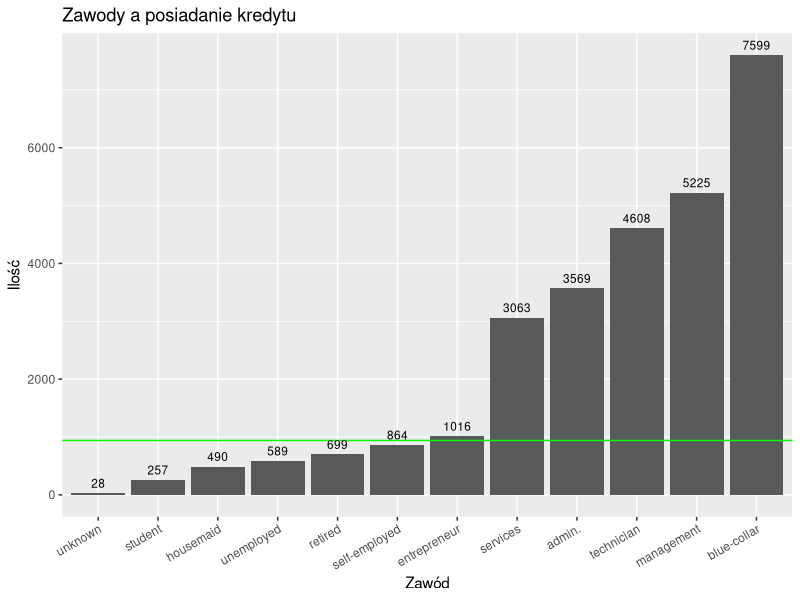
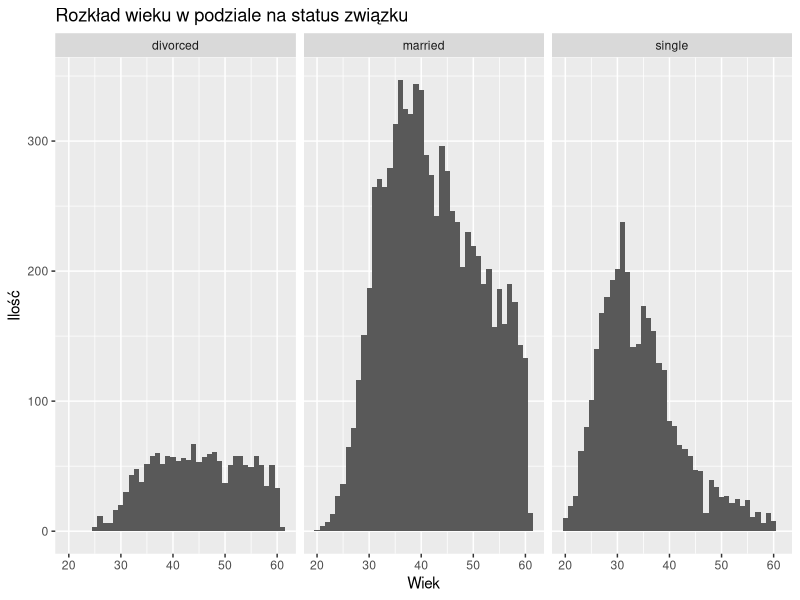
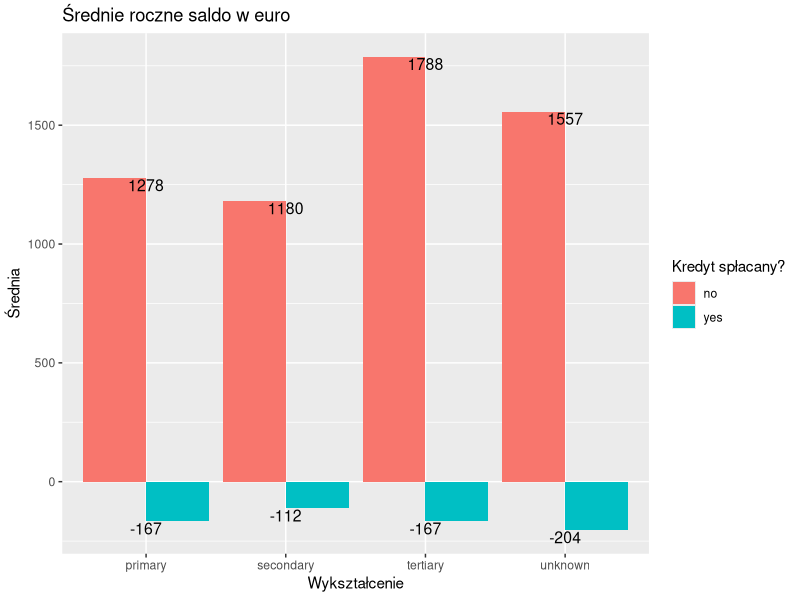
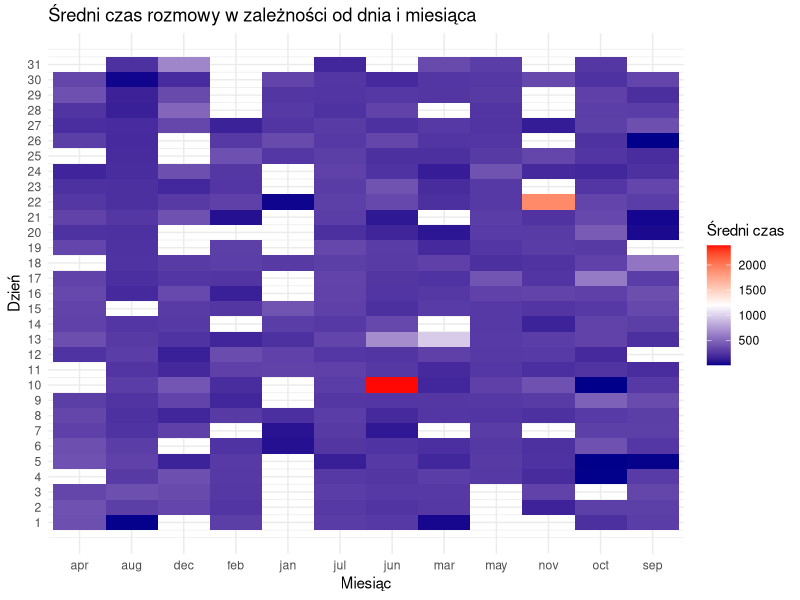
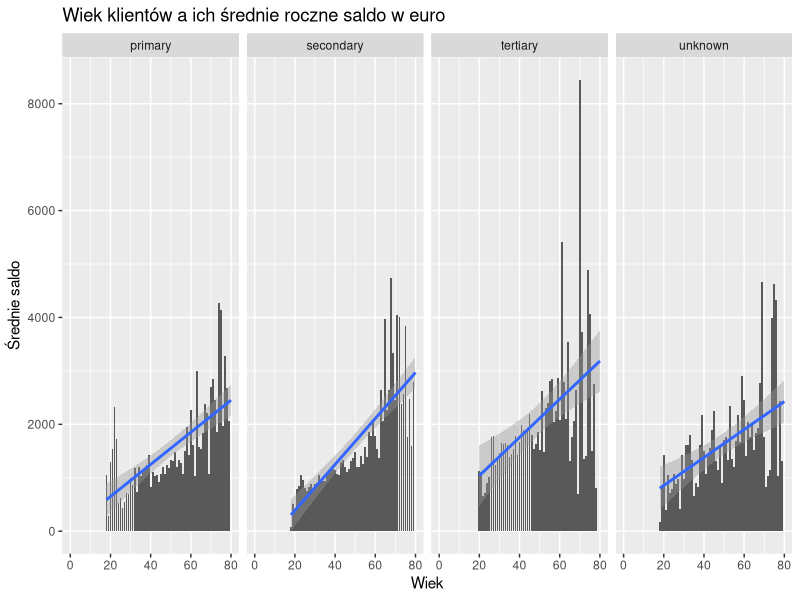
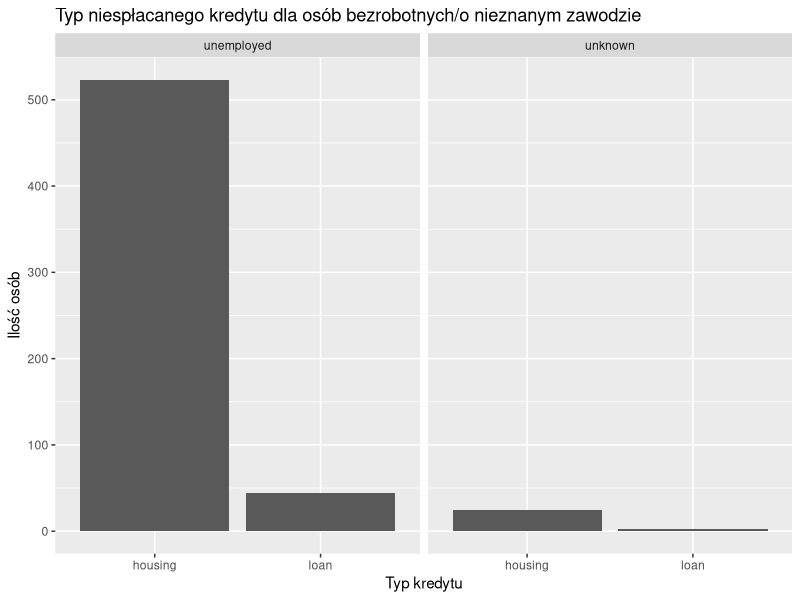

R code for these plots, in order:
## ---- chunk 1
knitr::opts_chunk$set(echo = TRUE)
library(dplyr)
library(ggplot2)

### Wczytanie danych
df <- read.csv("dane.csv")

## ---- chunk 2

tmp <- df %>% 
  filter(housing == 'yes' | loan =='yes' ) %>% 
  group_by(job) %>% 
  summarise(n= n())
mediana <- median(tmp$n)


df %>% 
  filter(housing == 'yes' | loan =='yes' ) %>% 
  group_by(job) %>% 
  summarise(n= n()) %>% 
  arrange(desc(n)) %>% 
  ggplot(aes(x=forcats:: fct_reorder(job, n), y=n))+
  geom_bar(stat="identity")+
  xlab("Zawód")+
  ylab("Ilość")+
  scale_x_discrete(guide = guide_axis(angle = 30))+
  geom_hline(yintercept = mediana, color = 'green')+
  geom_text(aes(label = n), vjust = -0.6, color = "black", size = 3)+
  ggtitle("Zawody a posiadanie kredytu")
  




## ---- chunk 3

df %>% 
  filter(contact == 'unknown') %>% 
  ggplot(aes(x= age))+
  geom_histogram(binwidth = 1)+
  facet_grid(~marital)+
  ggtitle("Rozkład wieku w podziale na status związku")+
  xlab("Wiek")+
  ylab("Ilość")

## ---- chunk 4

tmp <- mean(df$balance)
df %>%
  group_by(education, default) %>% 
  summarise(srednia=mean(balance)) %>% 
  ggplot(aes(x=education, y=srednia))+
  geom_bar(stat = "identity",position = "dodge", aes(fill=default))+
  geom_text(aes(label = round(srednia)), color = "black", size = 4, vjust=1.1)+
  labs(title = "Średnie roczne saldo w euro",
       x = "Wykształcenie", y = "Średnia", fill = "Kredyt spłacany?")


## ---- chunk 5


df %>%
  group_by(month, day) %>%
  summarise(sredni_czas = mean(duration, na.rm = TRUE)) %>% 
  ggplot(aes(x= month, y=day, fill = sredni_czas))+
  geom_tile() +
  scale_fill_gradient2(low = 'darkblue',
                       high = 'red',
                       midpoint = 1200)+
  scale_y_continuous(breaks = seq(1, 31, by = 1))+
  labs(title = "Średni czas rozmowy w zależności od dnia i miesiąca",
       x = "Miesiąc", y = "Dzień", fill = "Średni czas") +
  theme_minimal()

## ---- chunk 6

df %>% 
  group_by(education, age) %>% 
  summarise(srednia=mean(balance)) %>% 
  ggplot(aes(x=age, y=srednia))+
  geom_bar(stat="identity")+
  geom_smooth(method = "lm", se = TRUE, linetype = "solid") +
  scale_x_continuous(breaks = seq(0, 100, by = 10))+
  xlim(0,80)+ #zmnniejszyłem zakres na osi by łatwiej było postawić wnioski
  facet_grid(~education)+
  ggtitle("Wiek klientów a ich średnie roczne saldo w euro")+
  xlab("Wiek")+
  ylab("Średnie saldo")
## ---- chunk 7
tmp <- df %>% 
  count()

tmp_df<-df %>% 
  filter(job=='unknown' | job=='unemployed') %>% 
  filter(default=='no') %>% 
  group_by(job) %>% 
  summarise(procent = 100*n()/tmp)


if(tmp_df$procent[tmp_df$job=='unemployed',] > tmp_df$procent[tmp_df$job=='unknown',]){
  print('TAK')
}else(print('NIE'))

df %>% 
  filter(job=='unemployed' | job=='unknown') %>% 
  filter(default == 'no') %>% 
  mutate(typ_kredytu = case_when(housing=='yes' ~ 'housing',
                                 loan=='yes'~ 'loan')) %>% 
  filter(!is.na(typ_kredytu)) %>% #NA pojawia się bo są osoby które tylko kontaktowały się z bankiema nie mają tam kredytu ani pożyczki
  ggplot(aes(x=typ_kredytu))+
  geom_bar()+
  facet_grid(~job)+
  ggtitle("Typ niespłacanego kredytu dla osób bezrobotnych/o nieznanym zawodzie")+
  xlab("Typ kredytu")+
  ylab("Ilość osób")
